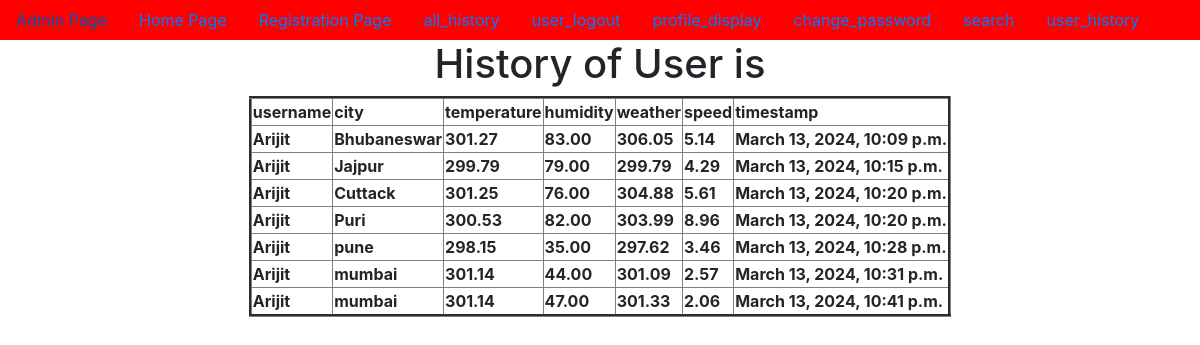
The page /user_history/ (signed in) on the database its author committed.
### app/models.py (models this page shows, shortened)
class WeatherData(models.Model):
    username=models.ForeignKey(User,on_delete=models.CASCADE,default=0)
    city = models.CharField(max_length=100)
    temperature = models.DecimalField(max_digits=5, decimal_places=2)
    humidity = models.DecimalField(max_digits=5, decimal_places=2)
    weather=models.CharField(max_length=10,default=0)
    speed=models.CharField(max_length=10,default=0)
    timestamp = models.DateTimeField(auto_now_add=True)

### app/views.py (the view)
# urls.py: path('user_history/',user_history,name='user_history'),
@login_required
def user_history(request):
    username=request.session['username']
    UO=User.objects.get(username=username)
    LWO=WeatherData.objects.filter(username=UO)
    d={'LWO':LWO}
    return render(request,'user_history.html',d)

### templates/user_history.html (shortened to what this page needs)
{% extends 'dummy.html' %}
{% block body_block %}
<h1>History of User is </h1>
    <table border="3px">
        <tr><th>username</th>
            <th>city</th>
            <th>temperature</th>
            <th>humidity</th>
            <th>weather</th>
            <th>speed</th>
            <th>timestamp</th>
        </tr>
{% for obj in LWO %}
        <tr><th>{{obj.username}}</th>
            <th>{{obj.city}}</th>
            <th>{{obj.temperature}}</th>
            <th>{{obj.humidity}}</th>
            <th>{{obj.weather}}</th>
            <th>{{obj.speed}}</th>
            <th>{{obj.timestamp}}</th>
        </tr>
{% endfor %}
    </table>
{% endblock %}

### rows shown on the page
WeatherData: username "Arijit", city "Bhubaneswar", temperature "301.27", humidity "83.00", weather "306.05", speed "5.14", timestamp "March 13, 2024, 10:09 p.m."
WeatherData: username "Arijit", city "Jajpur", temperature "299.79", humidity "79.00", weather "299.79", speed "4.29", timestamp "March 13, 2024, 10:15 p.m."
WeatherData: username "Arijit", city "Cuttack", temperature "301.25", humidity "76.00", weather "304.88", speed "5.61", timestamp "March 13, 2024, 10:20 p.m."
WeatherData: username "Arijit", city "Puri", temperature "300.53", humidity "82.00", weather "303.99", speed "8.96", timestamp "March 13, 2024, 10:20 p.m."
WeatherData: username "Arijit", city "pune", temperature "298.15", humidity "35.00", weather "297.62", speed "3.46", timestamp "March 13, 2024, 10:28 p.m."
WeatherData: username "Arijit", city "mumbai", temperature "301.14", humidity "44.00", weather "301.09", speed "2.57", timestamp "March 13, 2024, 10:31 p.m."
WeatherData: username "Arijit", city "mumbai", temperature "301.14", humidity "47.00", weather "301.33", speed "2.06", timestamp "March 13, 2024, 10:41 p.m."
